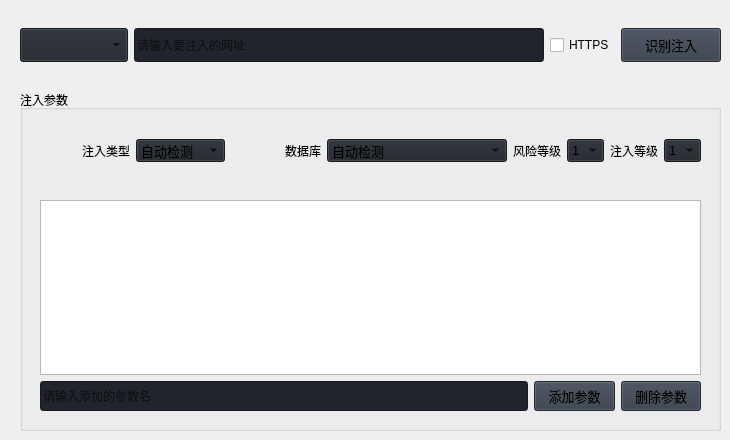
                     <widget class="QWidget" name="manualInjection">
                      <widget class="QWidget" name="horizontalLayoutWidget">
                       <property name="geometry">
                        <rect>
                         <x>20</x>
                         <y>20</y>
                         <width>701</width>
                         <height>51</height>
                        </rect>
                       </property>
                       <layout class="QHBoxLayout" name="horizontalLayout_10">
                        <item>
                         <widget class="QComboBox" name="requestMethod">
                          <property name="minimumSize">
                           <size>
                            <width>0</width>
                            <height>34</height>
                           </size>
                          </property>
                          <property name="font">
                           <font>
                            <family>Segoe UI</family>
                            <pointsize>10</pointsize>
                            <italic>false</italic>
                            <bold>false</bold>
                           </font>
                          </property>
                          <property name="autoFillBackground">
                           <bool>false</bool>
                          </property>
                          <property name="styleSheet">
                           <string notr="true">background-color: rgb(33, 37, 43);</string>
                          </property>
                          <property name="currentText">
                           <string/>
                          </property>
                          <property name="iconSize">
                           <size>
                            <width>16</width>
                            <height>16</height>
                           </size>
                          </property>
                          <property name="placeholderText">
                           <string>网页请求方式</string>
                          </property>
                          <property name="frame">
                           <bool>true</bool>
                          </property>
                          <item>
                           <property name="text">
                            <string>GET</string>
                           </property>
                          </item>
                          <item>
                           <property name="text">
                            <string>POST</string>
                           </property>
                          </item>
                          <item>
                           <property name="text">
                            <string>PUT</string>
                           </property>
                          </item>
                          <item>
                           <property name="text">
                            <string>DELETE</string>
                           </property>
                          </item>
                          <item>
                           <property name="text">
                            <string>PATCH</string>
                           </property>
                          </item>
                          <item>
                           <property name="text">
                            <string>HEAD</string>
                           </property>
                          </item>
                          <item>
                           <property name="text">
                            <string>OPTIONS</string>
                           </property>
                          </item>
                         </widget>
                        </item>
                        <item>
                         <widget class="QLineEdit" name="autoUrl">
                          <property name="minimumSize">
                           <size>
                            <width>0</width>
                            <height>34</height>
                           </size>
                          </property>
                          <property name="layoutDirection">
                           <enum>Qt::LayoutDirection::LeftToRight</enum>
                          </property>
                          <property name="styleSheet">
                           <string notr="true">background-color: rgb(33, 37, 43);</string>
                          </property>
                          <property name="text">
                           <string/>
                          </property>
                          <property name="maxLength">
                           <number>78</number>
                          </property>
                          <property name="placeholderText">
                           <string>请输入要注入的网址</string>
                          </property>
                         </widget>
                        </item>
                        <item>
                         <widget class="QCheckBox" name="https">
                          <property name="sizePolicy">
                           <sizepolicy hsizetype="Minimum" vsizetype="Fixed">
                            <horstretch>0</horstretch>
                            <verstretch>0</verstretch>
                           </sizepolicy>
                          </property>
                          <property name="layoutDirection">
                           <enum>Qt::LayoutDirection::LeftToRight</enum>
                          </property>
                          <property name="autoFillBackground">
                           <bool>false</bool>
                          </property>
                          <property name="styleSheet">
                           <string notr="true"/>
                          </property>
                          <property name="text">
                           <string>HTTPS</string>
                          </property>
                         </widget>
                        </item>
                        <item>
                         <widget class="QPushButton" name="btn_startInjection">
                          <property name="minimumSize">
                           <size>
                            <width>100</width>
                            <height>34</height>
                           </size>
                          </property>
                          <property name="font">
                           <font>
                            <family>Segoe UI</family>
                            <pointsize>10</pointsize>
                            <italic>false</italic>
                            <bold>false</bold>
                           </font>
                          </property>
                          <property name="cursor">
                           <cursorShape>PointingHandCursor</cursorShape>
                          </property>
                          <property name="styleSheet">
                           <string notr="true">background-color: rgb(52, 59, 72);</string>
                          </property>
                          <property name="text">
                           <string>识别注入</string>
                          </property>
                         </widget>
                        </item>
                       </layout>
                      </widget>
                      <widget class="QGroupBox" name="groupBox_2">
                       <property name="geometry">
                        <rect>
                         <x>20</x>
                         <y>90</y>
                         <width>701</width>
                         <height>341</height>
                        </rect>
                       </property>
                       <property name="title">
                        <string>注入参数</string>
                       </property>
                       <widget class="QWidget" name="horizontalLayoutWidget_4">
                        <property name="geometry">
                         <rect>
                          <x>20</x>
                          <y>30</y>
                          <width>661</width>
                          <height>61</height>
                         </rect>
                        </property>
                        <layout class="QHBoxLayout" name="horizontalLayout_13">
                         <item>
                          <widget class="QLabel" name="label_3">
                           <property name="text">
                            <string>注入类型</string>
                           </property>
                           <property name="alignment">
                            <set>Qt::AlignmentFlag::AlignRight|Qt::AlignmentFlag::AlignTrailing|Qt::AlignmentFlag::AlignVCenter</set>
                           </property>
                          </widget>
                         </item>
                         <item>
                          <widget class="QComboBox" name="injectionType">
                           <property name="font">
                            <font>
                             <family>Segoe UI</family>
                             <pointsize>10</pointsize>
                             <italic>false</italic>
                             <bold>false</bold>
                            </font>
                           </property>
                           <property name="autoFillBackground">
                            <bool>false</bool>
                           </property>
                           <property name="styleSheet">
                            <string notr="true">background-color: rgb(33, 37, 43);</string>
                           </property>
                           <property name="iconSize">
                            <size>
                             <width>16</width>
                             <height>16</height>
                            </size>
                           </property>
                           <property name="frame">
                            <bool>true</bool>
                           </property>
                           <item>
                            <property name="text">
                             <string>自动检测</string>
                            </property>
                           </item>
                           <item>
                            <property name="text">
                             <string>布尔盲注</string>
                            </property>
                           </item>
                           <item>
                            <property name="text">
                             <string>报错注入</string>
                            </property>
                           </item>
                           <item>
                            <property name="text">
                             <string>内联注入</string>
                            </property>
                           </item>
                           <item>
                            <property name="text">
                             <string>堆叠注入</string>
                            </property>
                           </item>
                           <item>
                            <property name="text">
                             <string>时间盲注</string>
                            </property>
                           </item>
                           <item>
                            <property name="text">
                             <string>联合注入</string>
                            </property>
                           </item>
                          </widget>
                         </item>
                         <item>
                          <widget class="QLabel" name="label_10">
                           <property name="text">
                            <string>数据库</string>
                           </property>
                           <property name="alignment">
                            <set>Qt::AlignmentFlag::AlignRight|Qt::AlignmentFlag::AlignTrailing|Qt::AlignmentFlag::AlignVCenter</set>
                           </property>
                          </widget>
                         </item>
                         <item>
                          <widget class="QComboBox" name="databaseType">
                           <property name="font">
                            <font>
                             <family>Segoe UI</family>
                             <pointsize>10</pointsize>
                             <italic>false</italic>
                             <bold>false</bold>
                            </font>
                           </property>
                           <property name="autoFillBackground">
                            <bool>false</bool>
                           </property>
                           <property name="styleSheet">
                            <string notr="true">background-color: rgb(33, 37, 43);</string>
                           </property>
                           <property name="iconSize">
                            <size>
                             <width>16</width>
                             <height>16</height>
                            </size>
                           </property>
                           <property name="frame">
                            <bool>true</bool>
                           </property>
                           <item>
                            <property name="text">
                             <string>自动检测</string>
                            </property>
                           </item>
                           <item>
                            <property name="text">
                             <string>MySQL</string>
                            </property>
                           </item>
                           <item>
                            <property name="text">
                             <string>Access</string>
                            </property>
                           </item>
                           <item>
                            <property name="text">
                             <string>Oracle</string>
                            </property>
                           </item>
                           <item>
                            <property name="text">
                             <string>Microsoft SQL Server</string>
                            </property>
                           </item>
                           <item>
                            <property name="text">
                             <string>SAP MaxDB</string>
                            </property>
                           </item>
                           <item>
                            <property name="text">
                             <string>PostgreSQL</string>
                            </property>
                           </item>
                           <item>
                            <property name="text">
                             <string>SQLite</string>
                            </property>
                           </item>
                           <item>
                            <property name="text">
                             <string>Sybase</string>
                            </property>
                           </item>
                           <item>
                            <property name="text">
                             <string>Informix</string>
                            </property>
                           </item>
                           <item>
                            <property name="text">
                             <string>HSQLDB</string>
                            </property>
                           </item>
                           <item>
                            <property name="text">
                             <string>H2</string>
                            </property>
                           </item>
                           <item>
                            <property name="text">
                             <string>MonetDB</string>
                            </property>
                           </item>
                           <item>
                            <property name="text">
                             <string>Apache Derby</string>
                            </property>
                           </item>
                           <item>
                            <property name="text">
                             <string>Vertica</string>
                            </property>
                           </item>
                           <item>
                            <property name="text">
                             <string>Mckoi</string>
                            </property>
                           </item>
                           <item>
                            <property name="text">
                             <string>Presto</string>
                            </property>
                           </item>
                           <item>
                            <property name="text">
                             <string>Altibase</string>
                            </property>
                           </item>
                           <item>
                            <property name="text">
                             <string>MimerSQL</string>
                            </property>
                           </item>
                           <item>
                            <property name="text">
                             <string>ClickHouse</string>
                            </property>
                           </item>
                           <item>
                            <property name="text">
                             <string>CrateDB</string>
                            </property>
                           </item>
                           <item>
                            <property name="text">
                             <string>FrontBase</string>
                            </property>
                           </item>
                           <item>
                            <property name="text">
                             <string>Raima Database Manager</string>
                            </property>
                           </item>
                           <item>
                            <property name="text">
                             <string>Virtuoso</string>
                            </property>
                           </item>
                          </widget>
                         </item>
                         <item>
                          <layout class="QHBoxLayout" name="horizontalLayout_12">
                           <item>
                            <widget class="QLabel" name="label_18">
                             <property name="text">
                              <string>风险等级</string>
                             </property>
                             <property name="alignment">
                              <set>Qt::AlignmentFlag::AlignRight|Qt::AlignmentFlag::AlignTrailing|Qt::AlignmentFlag::AlignVCenter</set>
                             </property>
                            </widget>
                           </item>
                           <item>
                            <widget class="QComboBox" name="injectionLevel">
                             <property name="font">
                              <font>
                               <family>Segoe UI</family>
                               <pointsize>10</pointsize>
                               <italic>false</italic>
                               <bold>false</bold>
                              </font>
                             </property>
                             <property name="autoFillBackground">
                              <bool>false</bool>
                             </property>
                             <property name="styleSheet">
                              <string notr="true">background-color: rgb(33, 37, 43);</string>
                             </property>
                             <property name="iconSize">
                              <size>
                               <width>16</width>
                               <height>16</height>
                              </size>
                             </property>
                             <property name="frame">
                              <bool>true</bool>
                             </property>
                             <item>
                              <property name="text">
                               <string>1</string>
                              </property>
                             </item>
                             <item>
                              <property name="text">
                               <string>2</string>
                              </property>
                             </item>
                             <item>
                              <property name="text">
                               <string>3</string>
                              </property>
                             </item>
                             <item>
                              <property name="text">
                               <string>4</string>
                              </property>
                             </item>
                             <item>
                              <property name="text">
                               <string>5</string>
                              </property>
                             </item>
                            </widget>
                           </item>
                           <item>
                            <widget class="QLabel" name="label_17">
                             <property name="text">
                              <string>注入等级</string>
                             </property>
                             <property name="alignment">
                              <set>Qt::AlignmentFlag::AlignRight|Qt::AlignmentFlag::AlignTrailing|Qt::AlignmentFlag::AlignVCenter</set>
                             </property>
                            </widget>
                           </item>
                           <item>
                            <widget class="QComboBox" name="riskLevel">
                             <property name="font">
                              <font>
                               <family>Segoe UI</family>
                               <pointsize>10</pointsize>
                               <italic>false</italic>
                               <bold>false</bold>
                              </font>
                             </property>
                             <property name="autoFillBackground">
                              <bool>false</bool>
                             </property>
                             <property name="styleSheet">
                              <string notr="true">background-color: rgb(33, 37, 43);</string>
                             </property>
                             <property name="iconSize">
                              <size>
                               <width>16</width>
                               <height>16</height>
                              </size>
                             </property>
                             <property name="frame">
                              <bool>true</bool>
                             </property>
                             <item>
                              <property name="text">
                               <string>1</string>
                              </property>
                             </item>
                             <item>
                              <property name="text">
                               <string>2</string>
                              </property>
                             </item>
                             <item>
                              <property name="text">
                               <string>3</string>
                              </property>
                             </item>
                            </widget>
                           </item>
                          </layout>
                         </item>
                        </layout>
                       </widget>
                       <widget class="QWidget" name="verticalLayoutWidget_7">
                        <property name="geometry">
                         <rect>
                          <x>20</x>
                          <y>110</y>
                          <width>661</width>
                          <height>211</height>
                         </rect>
                        </property>
                        <layout class="QVBoxLayout" name="verticalLayout_17">
                         <item>
                          <widget class="QListWidget" name="paramList"/>
                         </item>
                         <item>
                          <layout class="QHBoxLayout" name="horizontalLayout_11">
                           <item>
                            <widget class="QLineEdit" name="paramInput">
                             <property name="minimumSize">
                              <size>
                               <width>0</width>
                               <height>30</height>
                              </size>
                             </property>
                             <property name="styleSheet">
                              <string notr="true">background-color: rgb(33, 37, 43);</string>
                             </property>
                             <property name="text">
                              <string/>
                             </property>
                             <property name="placeholderText">
                              <string>请输入添加的参数名</string>
                             </property>
                            </widget>
                           </item>
                           <item>
                            <widget class="QPushButton" name="btn_addParam">
                             <property name="minimumSize">
                              <size>
                               <width>81</width>
                               <height>30</height>
                              </size>
                             </property>
                             <property name="font">
                              <font>
                               <family>Segoe UI</family>
                               <pointsize>10</pointsize>
                               <italic>false</italic>
                               <bold>false</bold>
                              </font>
                             </property>
                             <property name="cursor">
                              <cursorShape>PointingHandCursor</cursorShape>
                             </property>
                             <property name="styleSheet">
                              <string notr="true">background-color: rgb(52, 59, 72);</string>
                             </property>
                             <property name="text">
                              <string>添加参数</string>
                             </property>
                            </widget>
                           </item>
                           <item>
                            <widget class="QPushButton" name="btn_deleteParam">
                             <property name="minimumSize">
                              <size>
                               <width>80</width>
                               <height>30</height>
                              </size>
                             </property>
                             <property name="font">
                              <font>
                               <family>Segoe UI</family>
                               <pointsize>10</pointsize>
                               <italic>false</italic>
                               <bold>false</bold>
                              </font>
                             </property>
                             <property name="cursor">
                              <cursorShape>PointingHandCursor</cursorShape>
                             </property>
                             <property name="styleSheet">
                              <string notr="true">background-color: rgb(52, 59, 72);</string>
                             </property>
                             <property name="text">
                              <string>删除参数</string>
                             </property>
                            </widget>
                           </item>
                          </layout>
                         </item>
                        </layout>
                       </widget>
                      </widget>
                     </widget>
